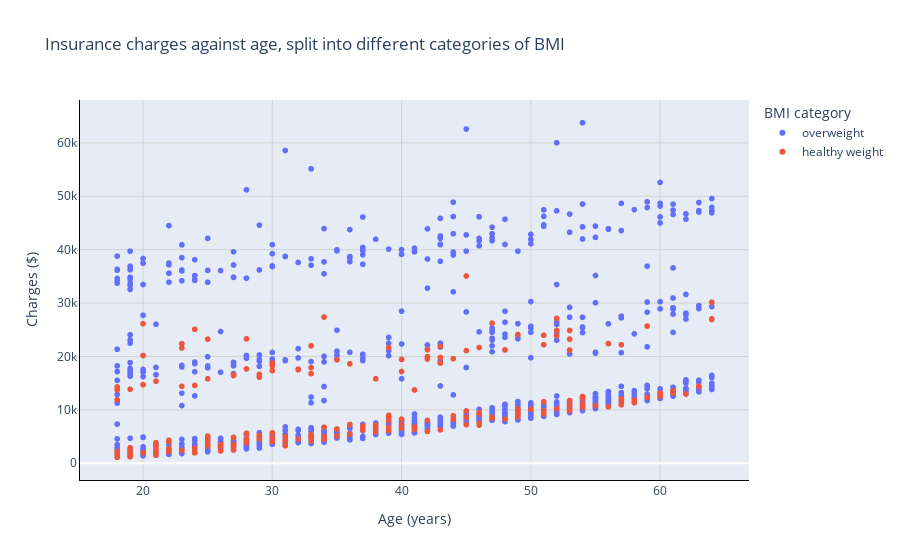

This figure's notebook cell:
### Code cell
fig = px.scatter(df, x='age', y='charges', color='bmi category',
                 labels={
                     'age': 'Age (years)',
                     'charges':'Charges ($)',
                     'bmi category': 'BMI category'
                 },
                 title='Insurance charges against age, split into different categories of BMI')

fig.update_xaxes(showgrid=True, gridcolor='lightgrey')
fig.update_yaxes(showgrid=True, gridwidth=1, gridcolor='lightgrey')
fig.update_xaxes(showline=True, linecolor='black', linewidth=1)
fig.update_yaxes(showline=True, linecolor='black', linewidth=1)

#y-axis is not currently at 0 so setting it to 0
fig.update_yaxes(range=[0, None])

fig.show()

### Figure 1 — Plotly figure (JSON) as saved in the notebook; plotly's stock layout.template omitted (floating-point values rounded to 4 significant figures; data arrays with more than 128 entries replaced by an {"elided": "..."} marker saying what was removed)
{"data": [{"hovertemplate": "BMI category=overweight<br>Age (years)=%{x}<br>Charges ($)=%{y}<extra></extra>", "legendgroup": "overweight", "marker": {"color": "#636efa", "symbol": "circle"}, "mode": "markers", "name": "overweight", "showlegend": true, "type": "scattergl", "x": {"elided": "1093 int values"}, "xaxis": "x", "y": {"elided": "1093 float values"}, "yaxis": "y"}, {"hovertemplate": "BMI category=healthy weight<br>Age (years)=%{x}<br>Charges ($)=%{y}<extra></extra>", "legendgroup": "healthy weight", "marker": {"color": "#EF553B", "symbol": "circle"}, "mode": "markers", "name": "healthy weight", "showlegend": true, "type": "scattergl", "x": {"elided": "225 int values"}, "xaxis": "x", "y": {"elided": "225 float values"}, "yaxis": "y"}], "layout": {"legend": {"title": {"text": "BMI category"}, "tracegroupgap": 0}, "title": {"text": "Insurance charges against age, split into different categories of BMI"}, "xaxis": {"anchor": "y", "domain": [0, 1], "gridcolor": "lightgrey", "linecolor": "black", "linewidth": 1, "showgrid": true, "showline": true, "title": {"text": "Age (years)"}}, "yaxis": {"anchor": "x", "domain": [0, 1], "gridcolor": "lightgrey", "gridwidth": 1, "linecolor": "black", "linewidth": 1, "range": [0, null], "showgrid": true, "showline": true, "title": {"text": "Charges ($)"}}}}
